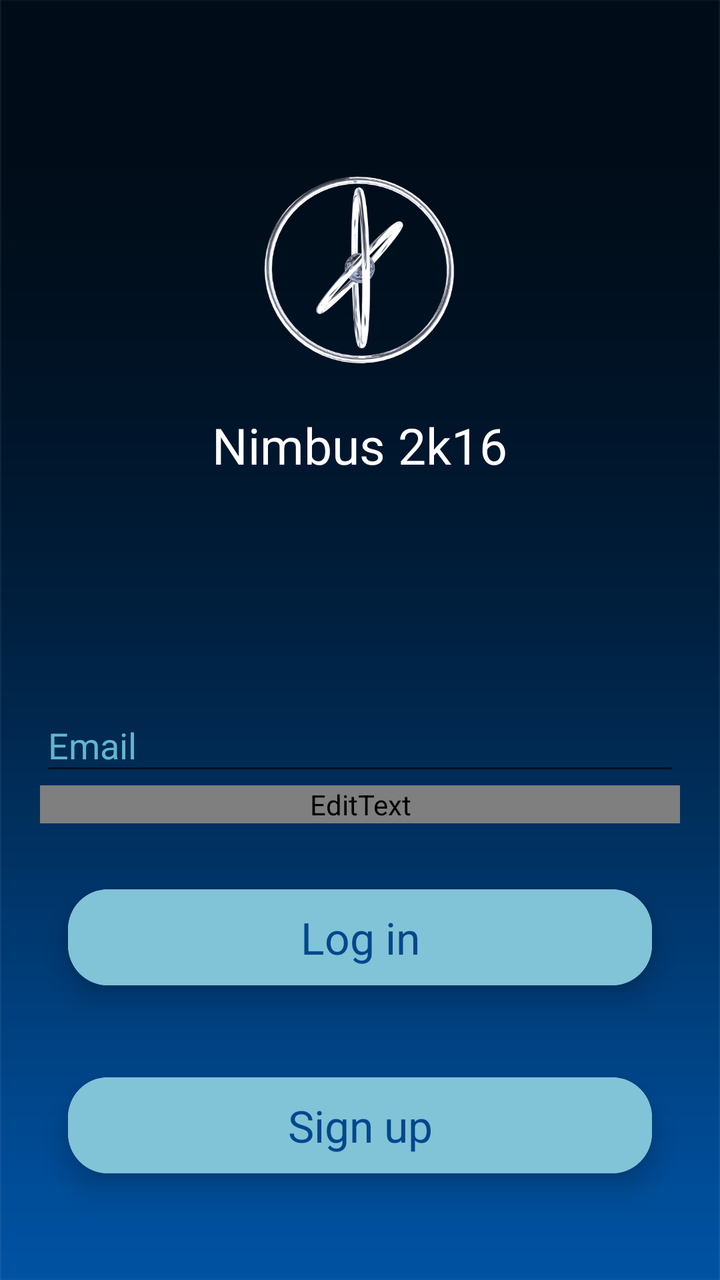
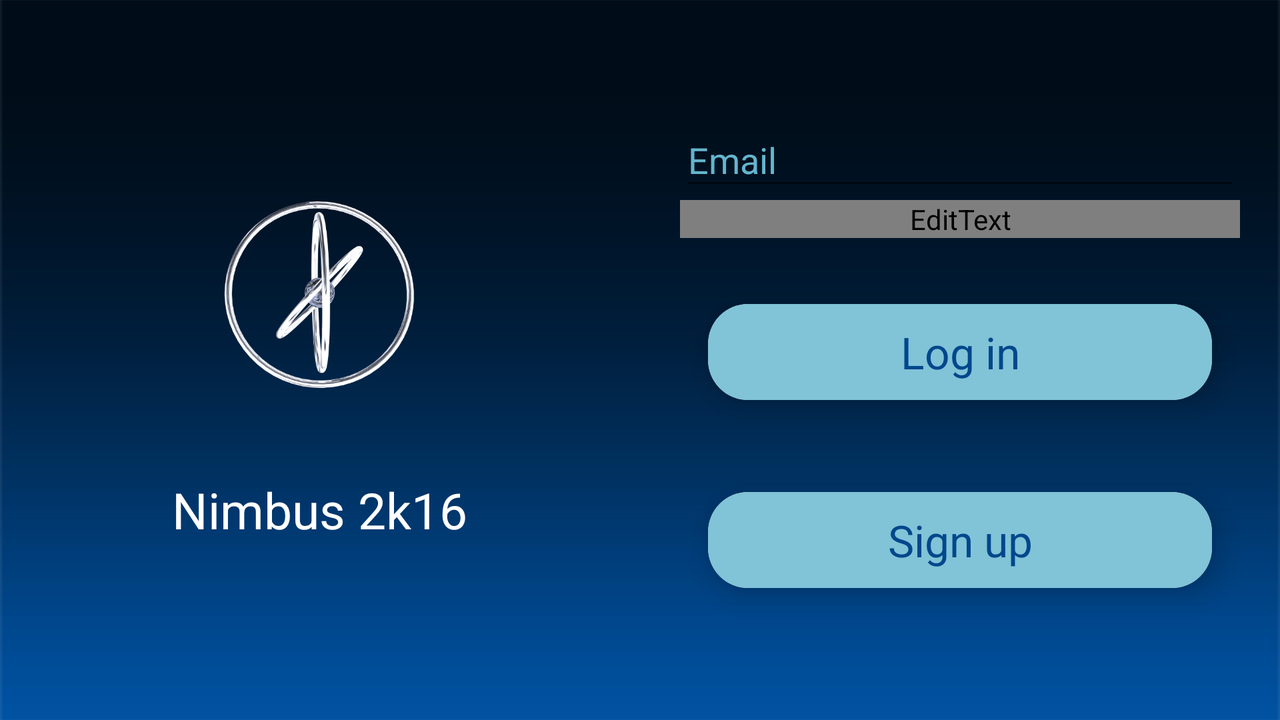

First picture: res/layout/ on a phone held upright. Second picture: the repository's own variant of that layout, on a device whose configuration matches the variant's folder. Source for both follows.
<!-- AndroidManifest.xml: application theme AppTheme -->
<!-- res/layout/activity_login.xml -->
<?xml version="1.0" encoding="utf-8"?>
<LinearLayout
    tools:context=".activity.Login"
    xmlns:android="http://schemas.android.com/apk/res/android"
    xmlns:tools="http://schemas.android.com/tools"
    xmlns:app="http://schemas.android.com/apk/res-auto"
    android:layout_width="match_parent"
    android:layout_height="match_parent"
    android:background="@drawable/background"
    android:paddingBottom="10dp"
    android:orientation="vertical">


    <LinearLayout
        android:gravity="center"
        android:orientation="vertical"
        android:layout_weight="1"
        android:padding="5dp"
        android:layout_width="match_parent"
        android:layout_height="match_parent">

    <ImageView
            android:layout_width="120dp"
            android:layout_height="120dp"
            android:id="@+id/logo_login"
            android:src="@drawable/logopng"
            android:layout_centerHorizontal="true"
            android:layout_centerVertical="true"/>
        <TextView
            android:layout_width="wrap_content"
            android:layout_height="wrap_content"
            android:id="@+id/title_login"
            android:text="Nimbus 2k16"
            android:textSize="25dp"
            android:textColor="@android:color/white"
            android:layout_marginTop="10dp"
            android:layout_below="@+id/logo_login"
            android:layout_centerHorizontal="true"
            android:textAppearance="@android:style/TextAppearance.Large"
            android:textAlignment="center"/>
    </LinearLayout>

       <LinearLayout
           android:gravity="center"
           android:layout_alignParentBottom="true"
           android:paddingLeft="20dp"
           android:paddingRight="20dp"
           android:id="@+id/login_login"
           android:layout_width="match_parent"
           android:layout_height="match_parent"
           android:layout_weight="1"
           android:orientation="vertical">

           <android.support.design.widget.TextInputLayout
               android:layout_width="match_parent"
               android:layout_height="wrap_content">
               <EditText
                   android:textColor="#fff"
                   android:singleLine="true"
                   android:id="@+id/user_login"
                   android:layout_width="match_parent"
                   android:layout_height="wrap_content"
                   android:hint="Email"
                   android:textColorHint="#50707070" />
           </android.support.design.widget.TextInputLayout>
          <android.support.design.widget.TextInputLayout
              android:layout_width="match_parent"
              android:layout_height="wrap_content" >
              <EditText
                  android:fontFamily="@string/title_core_team"
                  android:inputType="textPassword"
                  android:textColor="#fff"
                  android:id="@+id/password_login"
                  android:layout_width="match_parent"
                  android:layout_height="wrap_content"
                  android:hint="Password"
                  android:textColorHint="#50707070"
                  />
          </android.support.design.widget.TextInputLayout>

           <android.support.v7.widget.CardView
               xmlns:card_view="http://schemas.android.com/tools"
               card_view:cardCornerRadius="20dp"
               card_view:cardElevation="8dp"
               card_view:cardUseCompatPadding="true"
               android:layout_marginTop="15dp"
               android:layout_width="match_parent"
               android:layout_height="wrap_content">
               <Button
                   android:layout_width="match_parent"
                   android:layout_height="wrap_content"
                   android:text="Log in"
                   android:id="@+id/Login_Btn_login"
                   android:textColor="#01478C"
                   android:textAppearance="@android:style/TextAppearance.Large"
                   android:background="#81C3D7"/>
           </android.support.v7.widget.CardView>

    <android.support.v7.widget.CardView
        xmlns:card_view="http://schemas.android.com/tools"
        card_view:cardCornerRadius="20dp"
        card_view:cardElevation="8dp"
        card_view:cardUseCompatPadding="true"
        android:layout_marginTop="10dp"
        android:layout_width="match_parent"
        android:layout_height="wrap_content">
        <Button
            android:layout_width="match_parent"
            android:layout_height="wrap_content"
            android:text="Sign up"
            android:id="@+id/registar_Btn_login"
            android:textColor="#01478C"
            android:textAppearance="@android:style/TextAppearance.Large"
            android:background="#81C3D7"/>
    </android.support.v7.widget.CardView>
       </LinearLayout>

</LinearLayout>
<!-- resources referenced by this layout -->
<resources>
  <!-- drawable background: png bitmap (drawable, 7188 bytes) -->
  <!-- drawable logopng: png bitmap (drawable, 33028 bytes) -->
  <string name="title_core_team">Core Team</string>
  <style name="AppTheme" parent="Theme.AppCompat.Light.DarkActionBar">
          
          <item name="colorPrimary">@color/appbarcolor</item>
          <item name="colorPrimaryDark">@color/colorPrimaryDark</item>
          <item name="colorAccent">@color/colorAccent</item>
  
          <item name="android:textColorHint">@color/secondary_text</item>
      </style>
  <color name="appbarcolor">#003180</color>
  <color name="colorPrimaryDark">#000</color>
  <color name="colorAccent">#81C3D7</color>
  <color name="secondary_text">#64b5ce</color>
</resources>
<!-- res/layout-land/activity_login.xml (the repository's variant of the layout above) -->
<!-- drawn on the phone turned sideways -->
<?xml version="1.0" encoding="utf-8"?>
<LinearLayout
    tools:context=".activity.Login"
    xmlns:android="http://schemas.android.com/apk/res/android"
    xmlns:tools="http://schemas.android.com/tools"
    xmlns:app="http://schemas.android.com/apk/res-auto"
    android:layout_width="match_parent"
    android:layout_height="match_parent"
    android:background="@drawable/background"
    android:orientation="horizontal">

    <LinearLayout
        android:gravity="center"
        android:orientation="vertical"
        android:layout_weight="1"
        android:padding="5dp"
        android:layout_width="match_parent"
        android:layout_height="match_parent">

        <ImageView
            android:layout_width="120dp"
            android:layout_height="120dp"
            android:id="@+id/logo_login"
            android:src="@drawable/logopng"
            android:layout_centerHorizontal="true"
            android:layout_centerVertical="true"/>
        <TextView
            android:layout_width="wrap_content"
            android:layout_height="wrap_content"
            android:id="@+id/title_login"
            android:text="Nimbus 2k16"
            android:textSize="25dp"
            android:textColor="@android:color/white"
            android:layout_marginTop="30dp"
            android:layout_below="@+id/logo_login"
            android:layout_centerHorizontal="true"
            android:textAppearance="@android:style/TextAppearance.Large"
            android:textAlignment="center"/>
    </LinearLayout>
       <LinearLayout
           android:layout_centerVertical="true"
           android:layout_weight="1"
           android:paddingLeft="20dp"
           android:paddingRight="20dp"
           android:id="@+id/login_login"
           android:layout_width="match_parent"
           android:layout_height="match_parent"
           android:orientation="vertical"
           android:gravity="center_vertical">

           <android.support.design.widget.TextInputLayout
               android:layout_width="match_parent"
               android:layout_height="wrap_content">
               <EditText
                   android:textColor="#fff"
                   android:singleLine="true"
                   android:id="@+id/user_login"
                   android:layout_width="match_parent"
                   android:layout_height="wrap_content"
                   android:hint="Email"
                   android:textColorHint="#50707070" />
           </android.support.design.widget.TextInputLayout>
          <android.support.design.widget.TextInputLayout
              android:layout_width="match_parent"
              android:layout_height="wrap_content" >
              <EditText
                  android:fontFamily="@string/title_core_team"
                  android:inputType="textPassword"
                  android:textColor="#fff"
                  android:id="@+id/password_login"
                  android:layout_width="match_parent"
                  android:layout_height="wrap_content"
                  android:hint="Password"
                  android:textColorHint="#50707070"
                  />
          </android.support.design.widget.TextInputLayout>

           <android.support.v7.widget.CardView
               xmlns:card_view="http://schemas.android.com/tools"
               card_view:cardCornerRadius="20dp"
               card_view:cardElevation="8dp"
               card_view:cardUseCompatPadding="true"
               android:layout_marginTop="15dp"
               android:layout_width="match_parent"
               android:layout_height="wrap_content">
               <Button
                   android:layout_width="match_parent"
                   android:layout_height="wrap_content"
                   android:text="Log in"
                   android:id="@+id/Login_Btn_login"
                   android:textColor="#01478C"
                   android:textAppearance="@android:style/TextAppearance.Large"
                   android:background="#81C3D7"/>
           </android.support.v7.widget.CardView>

    <android.support.v7.widget.CardView
        xmlns:card_view="http://schemas.android.com/tools"
        card_view:cardCornerRadius="20dp"
        card_view:cardElevation="8dp"
        card_view:cardUseCompatPadding="true"
        android:layout_marginTop="10dp"
        android:layout_width="match_parent"
        android:layout_height="wrap_content">
        <Button
            android:layout_width="match_parent"
            android:layout_height="wrap_content"
            android:text="Sign up"
            android:id="@+id/registar_Btn_login"
            android:textColor="#01478C"
            android:textAppearance="@android:style/TextAppearance.Large"
            android:background="#81C3D7"/>
    </android.support.v7.widget.CardView>
       </LinearLayout>

</LinearLayout>
